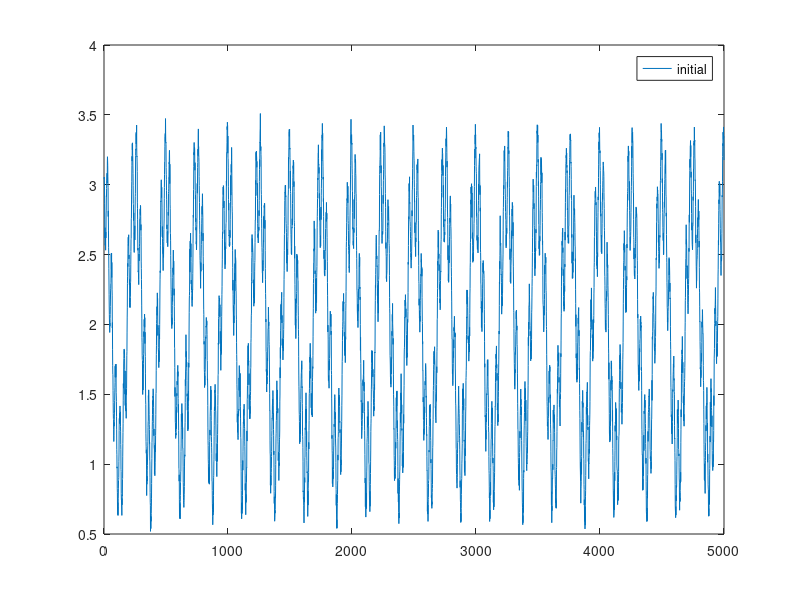

The MATLAB script that drew this image:
function [a, el] = test_bandpass(a_init, sfreq, HighPass, LowPass)
% TEST_BANDPASS: Test all the methods available in Brainstorm for frequency filtering.
% 
% USAGE:  test_bandpass(a_init, sfreq, HighPass, LowPass)
%         test_bandpass()
%         [a, el] = test_bandpass();
%
% INPUT: 
%     - a_init   : Signal to filter
%     - HighPass : High-pass filter, default: 4217
%     - LowPass  : Low-pass filter, default: 4217
%
% OUTPUT:
%     - a  : Cell-array oo the filtered signals for each method
%     - el : Computation time for each method

% @=============================================================================
% This software is part of the Brainstorm software:
% http://neuroimage.usc.edu/brainstorm
% 
% Copyright (c)2000-2014 University of Southern California & McGill University
% This software is distributed under the terms of the GNU General Public License
% as published by the Free Software Foundation. Further details on the GPL
% license can be found at http://www.gnu.org/copyleft/gpl.html.
% 
% FOR RESEARCH PURPOSES ONLY. THE SOFTWARE IS PROVIDED "AS IS," AND THE
% UNIVERSITY OF SOUTHERN CALIFORNIA AND ITS COLLABORATORS DO NOT MAKE ANY
% WARRANTY, EXPRESS OR IMPLIED, INCLUDING BUT NOT LIMITED TO WARRANTIES OF
% MERCHANTABILITY AND FITNESS FOR A PARTICULAR PURPOSE, NOR DO THEY ASSUME ANY
% LIABILITY OR RESPONSIBILITY FOR THE USE OF THIS SOFTWARE.
%
% For more information type "brainstorm license" at command prompt.
% =============================================================================@
%
% Authors: Francois Tadel, 2011

% Define input signal
if (nargin < 1)
    % Define time vector
    sfreq  = 1000;
    Time = (1:5000) ./ sfreq;
    % Define signal
    t = Time*2*pi;
    a_init = 2 + cos(4*t) + cos(30*t+1)*.4 + randn(1,length(t))*.05;
    HighPass = 1;
    LowPass  = 20;
else
    Time = (1:size(a_init,2)) / sfreq;
end
% List of available methods
list_methods = {'bst-fft', 'bst-fft-fir', 'bst-sos'};
% Intialize arrays
a  = cell(1,length(list_methods));
el = a;
isFigCreated = 0;
% Loop on all the methods
for i = 1:length(list_methods);
    try
        % Method selection
        method = list_methods{i};
        % Resample
        tic;
        a{i} = process_bandpass('Compute', a_init, Time, HighPass, LowPass, method); 
        el{i} = toc;
%         % Plot initial signal
%         if ~isFigCreated
%             isFigCreated = 1;
%             % Create figure: signal
%             hFigSignal = figure('Name', 'Filter: signal', 'NumberTitle', 'off', 'Toolbar', 'figure', 'Units', 'normalized', 'Position', [0 0 1 1]);
%             zoom on
%             % Plot signal
%             hAxesSignal(1) = PlotSignal(hFigSignal, 1, 'Initial signal', Time, a_init);
%             % Create figure: signal
%             hFigSpect(1) = figure('Name', 'Filter: |fft|', 'NumberTitle', 'off', 'Toolbar', 'figure', 'Units', 'normalized', 'Position', [0 0 1 1]);
%             zoom on
%             % Plot spectrum
%             hAxesSpect(1) = PlotSpectrum(hFigSpect, 1, sprintf('Initial signal'), sfreq, a_init);
%         end
%         % Plot resampled signal
%         axesTitle = sprintf('%s (%3.4fs)', method, el{i});
%         hAxesSignal(i+1) = PlotSignal(hFigSignal, i+1, axesTitle, Time, a{i});
%         % Plot resampled spectrum
%         hAxesSpect(i+1) = PlotSpectrum(hFigSpect, i+1, axesTitle, sfreq, a{i});
    catch
        disp(['Method "' method '" crashed.']);
    end
end
% % Link all axes
% linkaxes(hAxesSignal(hAxesSignal > 0));
% linkaxes(hAxesSpect(hAxesSpect > 0));

% Plot a figure with everything overlayed
try
    figure;
    plot([a_init', cat(1, a{:})']);
    legend_str = {'initial'};
    for i = 1:length(a)
        legend_str{end+1} = sprintf('%s: %1.4fs', list_methods{i}, el{i});
    end
    legend(legend_str);
    zoom on
catch
end
    

function hAxes = PlotSignal(hFig, iPlot, axesTitle, Time, x)
    hAxes = subplot(3, 2, iPlot, 'Parent', hFig);
    plot(hAxes, Time, x);
    title(hAxes, axesTitle);

function hAxes1 = PlotSpectrum(hFig, iPlot, axesTitle, sfreq, x)
    % Compute FFT
    ntime = size(x,2);
    nfft = 2^nextpow2(ntime);
    Y = fft(x',nfft)' / ntime;
    f = sfreq * linspace(0, 1, nfft);
    % Plot |FFT|
    hAxes1 = subplot(3 ,2, iPlot, 'Parent', hFig(1));
    plot(hAxes1, f, 2 * log(max(abs(Y'),1e-5))); 
    title(hAxes1, axesTitle);
    
    
    